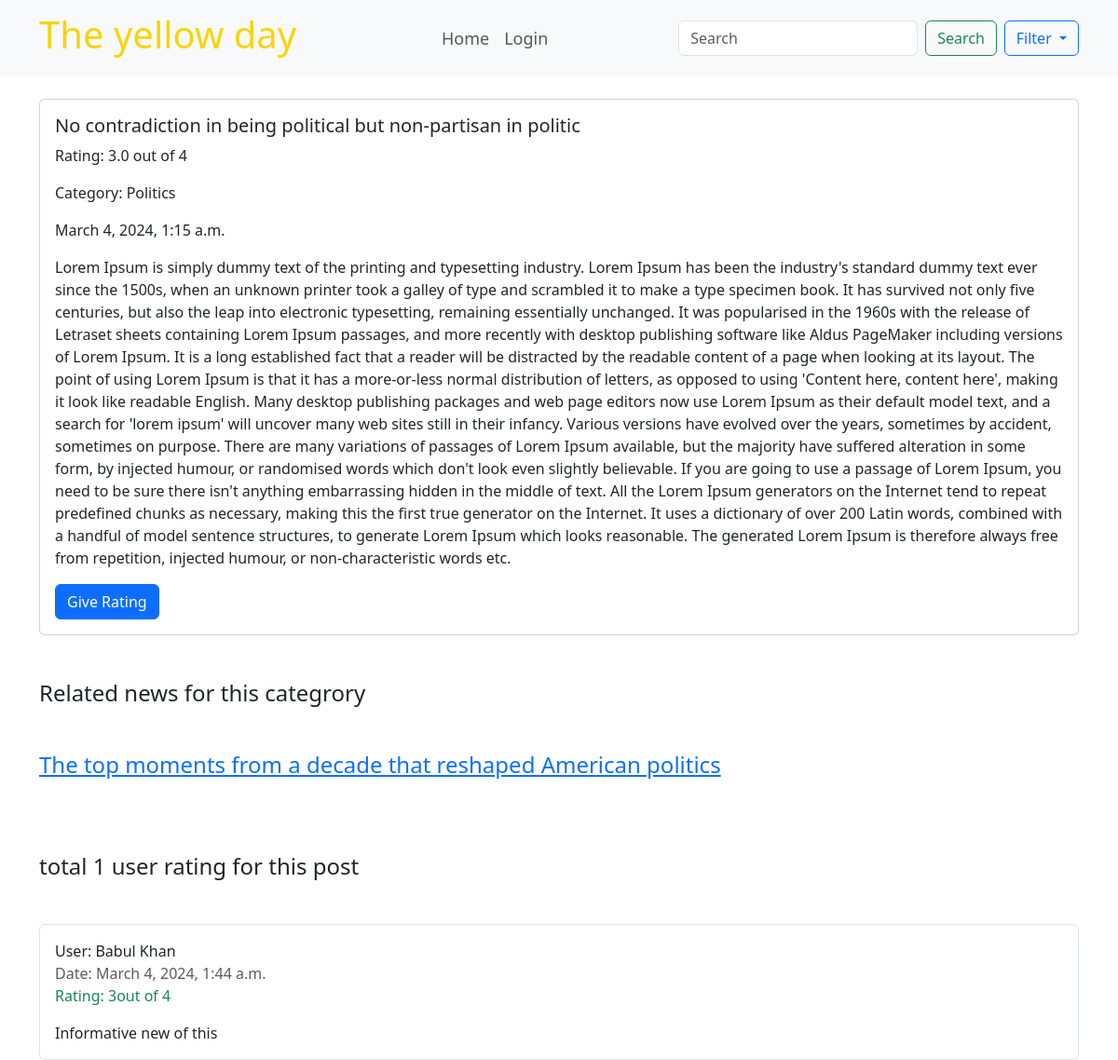
The app's page /posts/ditials_view/34/ with its own data.
### posts/models.py (models this page shows, shortened)
class Post(models.Model):
    created_at = models.DateTimeField(auto_now_add = True)
    edited_at = models.DateTimeField(auto_now = True)
    categroy = models.ForeignKey(Category,on_delete=models.CASCADE,blank=True,default=None)
    headline = models.CharField(max_length=200)
    description = models.TextField()
    editor = models.ForeignKey(EditorsProfile,on_delete=models.CASCADE,related_name='my_post')
    image = models.ImageField(upload_to='photos/post_img')
    viwes_of_this = models.IntegerField(blank=True,default=0)
    def rating(self):
       now = 0.0
       ave = now
       qeryset_of_rating = Rating.objects.filter(post=self).exists()
       if qeryset_of_rating:
            qeryset_of_rating = Rating.objects.filter(post=self)
            n = qeryset_of_rating.count()
            for i in qeryset_of_rating:now+=i.rating
            ave = now/n
       return  round(ave, 1)

class Rating(models.Model):
    post = models.ForeignKey(Post,on_delete=models.CASCADE,related_name='ratins')
    user = models.ForeignKey(User,on_delete=models.CASCADE,related_name='ratins')
    descriptions = models.TextField()
    created_at = models.DateTimeField(auto_now_add = True)
    edited_at = models.DateTimeField(auto_now = True)
    rating = models.IntegerField(choices=RATING)
    class Meta:
        unique_together = (('post', 'user'),)

class Category(models.Model):
    category_name = models.CharField(max_length=200)
    def __str__(self):return self.category_name

### posts/views.py (the view)
# urls.py: path('ditials_view/<int:pk>/',ditials_view, name='ditials_view'),
def ditials_view(request,pk):
   single_news = Post.objects.get(pk=pk)
   single_news.viwes_of_this+=1
   single_news.save()
   cata_gory_now = single_news.categroy
   all_news = Post.objects.filter(categroy=cata_gory_now)
   all_rating_for_this_news = Rating.objects.filter(post=single_news)
   category = Category.objects.all()
   categories_with_news = []
   ralated_nwes=[]
   for i in all_news:
       if i != single_news and len(ralated_nwes)<2:
            ralated_nwes.append(i)
       if len(ralated_nwes)>1:break
   for cata in category:
           yes_there_is_atlest_one_news_for_this_cata = Post.objects.filter(categroy=cata)
           if   yes_there_is_atlest_one_news_for_this_cata: categories_with_news.append(cata)
   return render(request,'newsditala.html',{'single_news':single_news,'all_rating_for_this_news': all_rating_for_this_news,'category':categories_with_news,'ralated_nwes':ralated_nwes})

### posts/templates/newsditala.html (shortened to what this page needs)
{% extends "base.html" %}
{% block content %}
<div class="col">
    <div class="card">
        <div class="card-body">
            <h5 class="card-title">{{ single_news.headline }}</h5>
            <p class="card-text">Rating: {{ single_news.rating }} out of 4</p>
            <p class="card-text">Category: {{ single_news.categroy }}</p>
            <p class="card-text">{{ single_news.created_at }}</p>
            <p class="card-text">{{ single_news.description }}</p>
            <a href="{% url 'rate_a_news' single_news.id %}">
                <button class="btn btn-primary">Give Rating</button>
            </a>
        </div>
    </div>
</div>
<h4 class="card-text" style="margin: auto;">Related news for this categrory </h4>
{% for i in ralated_nwes %}
<a href="{% url 'ditials_view' i.id %}"><h4> {{i.headline}} </h4></a>
{% endfor %}
<h4 class="card-text" style="margin: auto;">total {{ all_rating_for_this_news|length }} user rating for this post </h4>
{% for single_rating in  all_rating_for_this_news %}
<div class="comment border rounded p-3">
    <div class="user font-weight-bold">User: {{single_rating.user.first_name}}  {{single_rating.user.last_name}} </div>
    <div class="date text-muted">Date: {{single_rating.created_at}} </div>
    <div class="rating font-weight-bold text-success">Rating: {{single_rating.rating}}out of 4</div>
    <div class="description mt-3">
        {{single_rating.descriptions}}
    </div>
</div>
{% endfor %}
{% endblock %}

### records on screen
Post: headline "No contradiction in being political but non-partisan in politic", rating "3.0", categroy "Politics", created_at "March 4, 2024, 1:15 a.m.", description "Lorem Ipsum is simply dummy text of the printing and typesetting industry. Lorem Ipsum has been the industry's standard dummy text ever since the 1500s, when an unknown printer took a galley of type and scrambled it to make a type specimen book. It has survived not only five centuries, but also the leap into electronic typesetting, remaining essentially unchanged. It was popularised in the 1960s with the release of Letraset sheets containing Lorem Ipsum passages, and more recently with desktop publishing software like Aldus PageMaker including versions of Lorem Ipsum. It is a long established fact that a reader will be distracted by the readable content of a page when looking at its layout.…"
Post: headline "The top moments from a decade that reshaped American politics"
Rating: user.first_name "Babul", user.last_name "Khan", created_at "March 4, 2024, 1:44 a.m.", rating "3", descriptions "Informative new of this"

### other values on screen
{{ all_rating_for_this_news|length }} "1"
